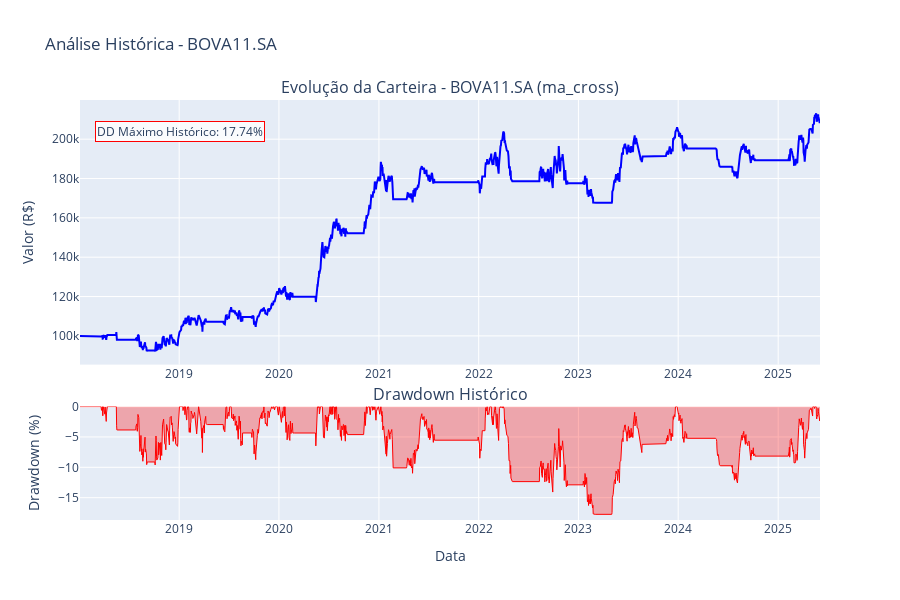
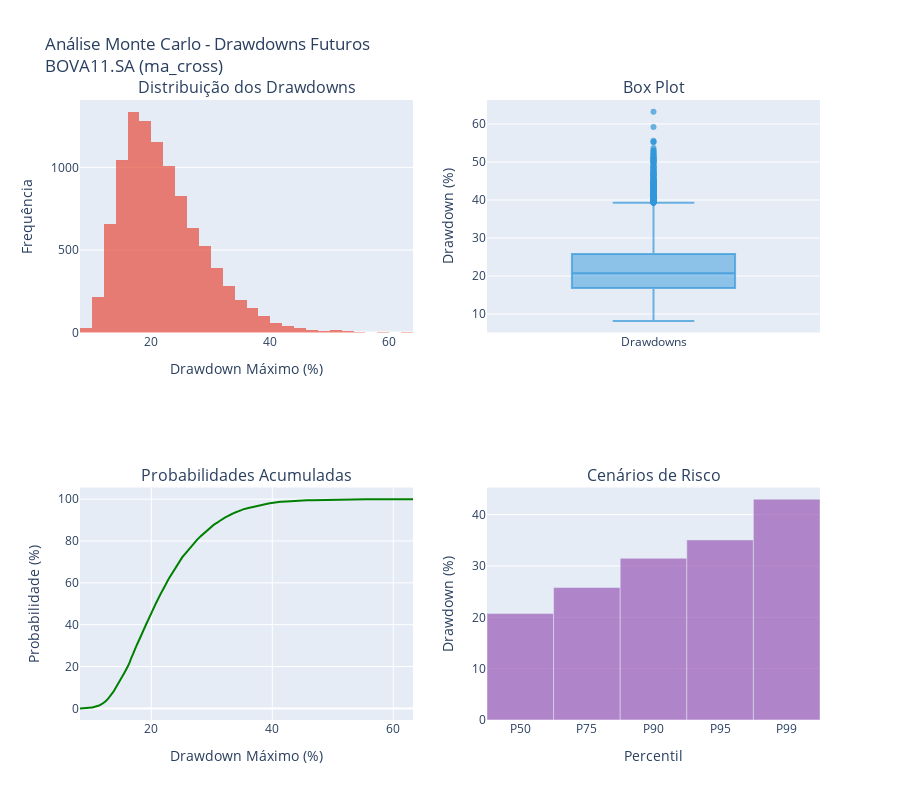

The notebook cell saved with these charts, in order:
### Code cell
results = run_complete_drawdown_analysis("BOVA11.SA", strategy='ma_cross')

### Figure 1 — Plotly figure (JSON) as saved in the notebook; plotly's stock layout.template omitted (floating-point values rounded to 4 significant figures; data arrays with more than 128 entries replaced by an {"elided": "..."} marker saying what was removed)
{"data": [{"line": {"color": "blue", "width": 2}, "mode": "lines", "name": "Valor da Carteira", "type": "scatter", "x": {"elided": "1823 str values"}, "xaxis": "x", "y": {"elided": "1823 float values"}, "yaxis": "y"}, {"fill": "tonexty", "fillcolor": "rgba(255, 0, 0, 0.3)", "line": {"color": "red", "width": 1}, "mode": "lines", "name": "Drawdown", "type": "scatter", "x": {"elided": "1823 str values"}, "xaxis": "x2", "y": {"elided": "1823 float values"}, "yaxis": "y2"}], "layout": {"annotations": [{"font": {"size": 16}, "showarrow": false, "text": "Evolução da Carteira - BOVA11.SA (ma_cross)", "x": 0.5, "xanchor": "center", "xref": "paper", "y": 1, "yanchor": "bottom", "yref": "paper"}, {"font": {"size": 16}, "showarrow": false, "text": "Drawdown Histórico", "x": 0.5, "xanchor": "center", "xref": "paper", "y": 0.27, "yanchor": "bottom", "yref": "paper"}, {"bgcolor": "rgba(255, 255, 255, 0.8)", "bordercolor": "red", "borderwidth": 1, "showarrow": false, "text": "DD Máximo Histórico: 17.74%", "x": 0.02, "xref": "paper", "y": 0.95, "yref": "paper"}], "height": 600, "showlegend": false, "title": {"text": "Análise Histórica - BOVA11.SA"}, "xaxis": {"anchor": "y", "domain": [0, 1]}, "xaxis2": {"anchor": "y2", "domain": [0, 1], "title": {"text": "Data"}}, "yaxis": {"anchor": "x", "domain": [0.37, 1], "title": {"text": "Valor (R$)"}}, "yaxis2": {"anchor": "x2", "domain": [0, 0.27], "title": {"text": "Drawdown (%)"}}}}

### Figure 2 — Plotly figure (JSON) as saved in the notebook; plotly's stock layout.template omitted (floating-point values rounded to 4 significant figures; data arrays with more than 128 entries replaced by an {"elided": "..."} marker saying what was removed)
{"data": [{"marker": {"color": "rgba(231, 76, 60, 0.7)"}, "name": "Drawdowns", "nbinsx": 50, "type": "histogram", "x": {"elided": "10000 float values"}, "xaxis": "x", "yaxis": "y"}, {"marker": {"color": "rgba(52, 152, 219, 0.7)"}, "name": "Drawdowns", "type": "box", "xaxis": "x2", "y": {"elided": "10000 float values"}, "yaxis": "y2"}, {"line": {"color": "green", "width": 2}, "mode": "lines", "name": "CDF", "type": "scatter", "x": {"elided": "10000 float values"}, "xaxis": "x3", "y": {"elided": "10000 float values"}, "yaxis": "y3"}, {"marker": {"color": "rgba(155, 89, 182, 0.7)"}, "name": "Percentis", "type": "bar", "x": ["P50", "P75", "P90", "P95", "P99"], "xaxis": "x4", "y": [20.72, 25.81, 31.49, 35.08, 43.02], "yaxis": "y4"}], "layout": {"annotations": [{"font": {"size": 16}, "showarrow": false, "text": "Distribuição dos Drawdowns", "x": 0.225, "xanchor": "center", "xref": "paper", "y": 1, "yanchor": "bottom", "yref": "paper"}, {"font": {"size": 16}, "showarrow": false, "text": "Box Plot", "x": 0.775, "xanchor": "center", "xref": "paper", "y": 1, "yanchor": "bottom", "yref": "paper"}, {"font": {"size": 16}, "showarrow": false, "text": "Probabilidades Acumuladas", "x": 0.225, "xanchor": "center", "xref": "paper", "y": 0.375, "yanchor": "bottom", "yref": "paper"}, {"font": {"size": 16}, "showarrow": false, "text": "Cenários de Risco", "x": 0.775, "xanchor": "center", "xref": "paper", "y": 0.375, "yanchor": "bottom", "yref": "paper"}], "height": 800, "showlegend": false, "title": {"text": "Análise Monte Carlo - Drawdowns Futuros<br>BOVA11.SA (ma_cross)"}, "xaxis": {"anchor": "y", "domain": [0, 0.45], "title": {"text": "Drawdown Máximo (%)"}}, "xaxis2": {"anchor": "y2", "domain": [0.55, 1]}, "xaxis3": {"anchor": "y3", "domain": [0, 0.45], "title": {"text": "Drawdown Máximo (%)"}}, "xaxis4": {"anchor": "y4", "domain": [0.55, 1], "title": {"text": "Percentil"}}, "yaxis": {"anchor": "x", "domain": [0.625, 1], "title": {"text": "Frequência"}}, "yaxis2": {"anchor": "x2", "domain": [0.625, 1], "title": {"text": "Drawdown (%)"}}, "yaxis3": {"anchor": "x3", "domain": [0, 0.375], "title": {"text": "Probabilidade (%)"}}, "yaxis4": {"anchor": "x4", "domain": [0, 0.375], "title": {"text": "Drawdown (%)"}}}}
